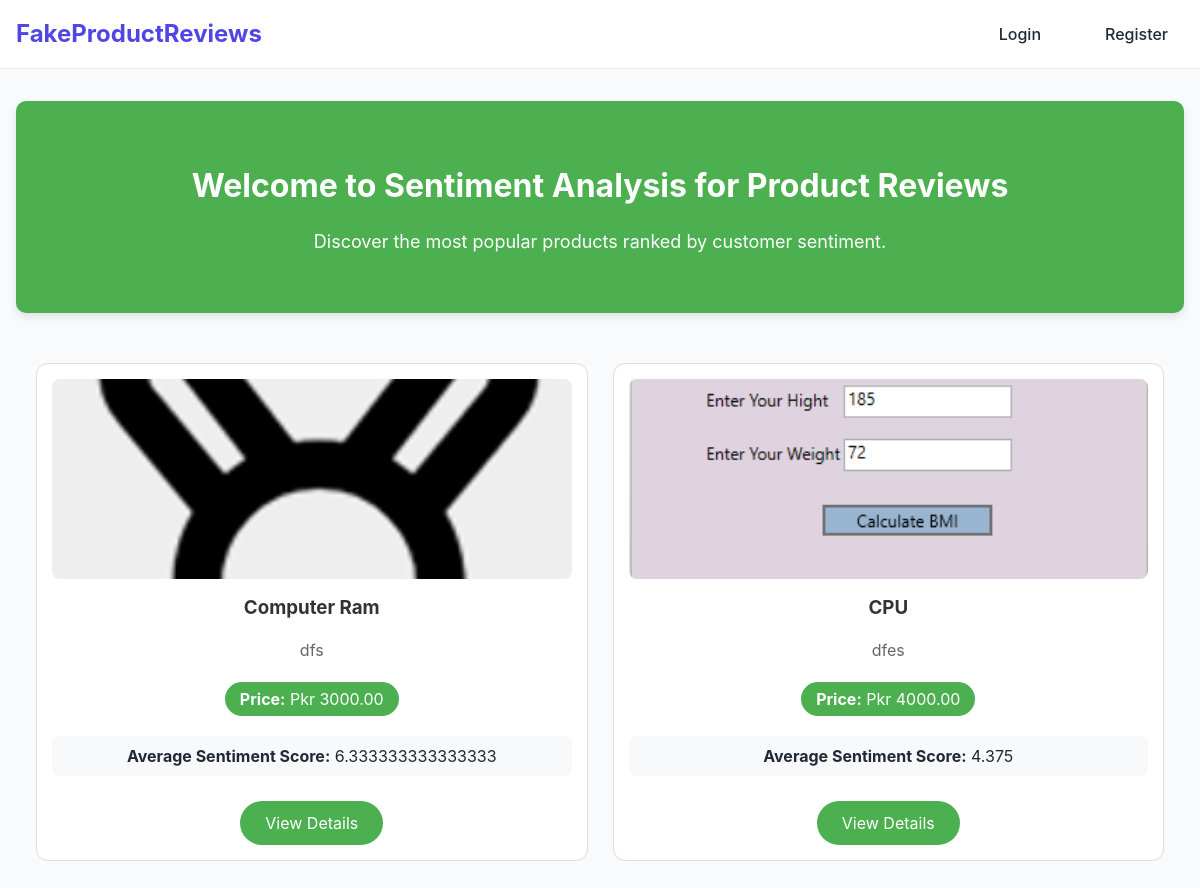
The page / on the database its author committed.
### myapp/models.py (models this page shows, shortened)
class Product(models.Model):
    productid = models.AutoField(primary_key=True)
    name = models.CharField(max_length=255)  # Renamed from title
    description = models.TextField()
    picture = models.ImageField(upload_to='product_images/', null=True, blank=True)  # New field
    price = models.DecimalField(max_digits=10, decimal_places=2)  # New field
    quantity = models.PositiveIntegerField()  # New field
    added_date = models.DateTimeField(default=timezone.now)

### myapp/views.py (the view)
# urls.py: 2. Add a URL to urlpatterns:  path('', views.home, name='home')
def home(request):
    products = Product.objects.all()
    for product in products:
        total_score = 0
        comment_count = 0
        for comment in product.comments.all():
            total_score += comment.sentiment_score
            comment_count += 1
        if comment_count > 0:
            product.average_sentiment = total_score / comment_count
        else:
            product.average_sentiment = None  # No reviews
    return render(request, 'home.html', {
        'products': products,
    })

### templates/home.html (shortened to what this page needs)
{% extends "base.html" %}
{% block content %}
<div class="hero">
    <h1>Welcome to Sentiment Analysis for Product Reviews</h1>
    <p>Discover the most popular products ranked by customer sentiment.</p>
</div>
<div class="products-list">
    {% for product in products %}
    <div class="product">
        <div class="image-container">
            <img src="{{ product.picture.url }}" alt="{{ product.name }}" class="img-fluid">
        </div>
        <h3>{{ product.name }}</h3>
        <p>{{ product.description }}</p>
        <div class="price-tag">
            <strong>Price:</strong> Pkr {{ product.price }}
        </div>
        <div class="sentiment-score">
            {% if product.average_sentiment %}
                <strong>Average Sentiment Score:</strong> {{ product.average_sentiment }}
            {% else %}
                <strong>Average Sentiment Score:</strong> No reviews yet
            {% endif %}
        </div>
        <a href="{% url 'product_details' product.productid %}" class="btn-primary">View Details</a>
    </div>
    {% empty %}
    <p>No products available.</p>
    {% endfor %}
</div>
{% endblock %}

### templates/base.html (shortened to what this page needs)
{% load static %}
<!DOCTYPE html>
<html lang="en">
<head>
</head>
<body>
    <header>
        <div class="nav-container">
            <a href="{% url 'home' %}" class="brand">FakeProductReviews</a>
            <nav>
                <ul>
                    {% if request.session.username %}
                        <li class="user-{% if request.session.gender == 'M' %}male{% else %}female{% endif %}">
                            Welcome, {{ request.session.username }}
                        </li>
                        <li><a href="{% url 'home' %}">Home</a></li>
                        <li><a href="{% url 'update_profile' %}">Profile</a></li>
                        <li><a href="{% url 'logout' %}">Logout</a></li>
                    {% else %}
                        <li><a href="{% url 'login' %}">Login</a></li>
                        <li><a href="{% url 'register' %}">Register</a></li>
                    {% endif %}
                </ul>
            </nav>
        </div>
    </header>
    <main>
        {% block content %}
        {% endblock %}
    </main>
</body>
</html>

### templates/base.html (style rules this page uses)
:root { --primary-color: #4f46e5; --primary-hover: #4338ca; --success-color: #22c55e; --error-color: #ef4444; --warning-color: #f59e0b; --text-dark: #1f2937; --text-light: #6b7280; --background-light: #f9fafb; }
body { font-family: 'Inter', system-ui, -apple-system, sans-serif; margin: 0; padding: 0; background-color: var(--background-light); color: var(--text-dark); line-height: 1.5; }
header { background-color: white; border-bottom: 1px solid #e5e7eb; padding: 1rem 0; position: sticky; top: 0; z-index: 1000; }
.nav-container { max-width: 1200px; margin: 0 auto; padding: 0 1rem; display: flex; justify-content: space-between; align-items: center; }
.brand { font-size: 1.5rem; font-weight: 700; color: var(--primary-color); text-decoration: none; }
nav ul { list-style: none; margin: 0; padding: 0; display: flex; gap: 2rem; align-items: center; }
nav ul li a { color: var(--text-dark); text-decoration: none; font-weight: 500; padding: 0.5rem 1rem; border-radius: 0.375rem; transition: all 0.2s; }
main { max-width: 1200px; margin: 2rem auto; padding: 0 1rem; }

### templates/home.html (style rules this page uses)
.hero { background-color: #4CAF50; color: white; text-align: center; padding: 40px 20px; margin-bottom: 30px; border-radius: 10px; box-shadow: 0 4px 8px rgba(0,0,0,0.1); }
.hero h1 { font-size: 32px; margin-bottom: 15px; }
.hero p { font-size: 18px; }
.products-list { max-width: 1200px; margin: 0 auto; padding: 20px; display: grid; grid-template-columns: repeat(auto-fit, minmax(300px, 1fr)); gap: 25px; }
.product { background-color: white; border: 1px solid #ddd; border-radius: 12px; padding: 15px; text-align: center; transition: transform 0.3s ease; }
.product h3 { color: #333; margin: 15px 0; }
.product p { color: #666; margin: 10px 0; line-height: 1.5; }
.image-container { width: 100%; height: 200px; overflow: hidden; border-radius: 8px; margin-bottom: 15px; }
.img-fluid { width: 100%; height: 100%; object-fit: cover; transition: transform 0.3s ease; }
.price-tag { background-color: #4CAF50; color: white; padding: 5px 15px; border-radius: 20px; display: inline-block; margin: 10px 0; }
.btn-primary { display: inline-block; background-color: #4CAF50; color: white; padding: 10px 25px; text-decoration: none; border-radius: 25px; margin-top: 15px; transition: background-color 0.3s ease; }
.sentiment-score { background-color: #f8f9fa; padding: 8px; border-radius: 8px; margin: 10px 0; }

### rows shown on the page
Product: picture (picture), name "Computer Ram", description "dfs", price "3000.00", average_sentiment "6.333333333333333"
Product: picture (picture), name "CPU", description "dfes", price "4000.00", average_sentiment "4.375"
